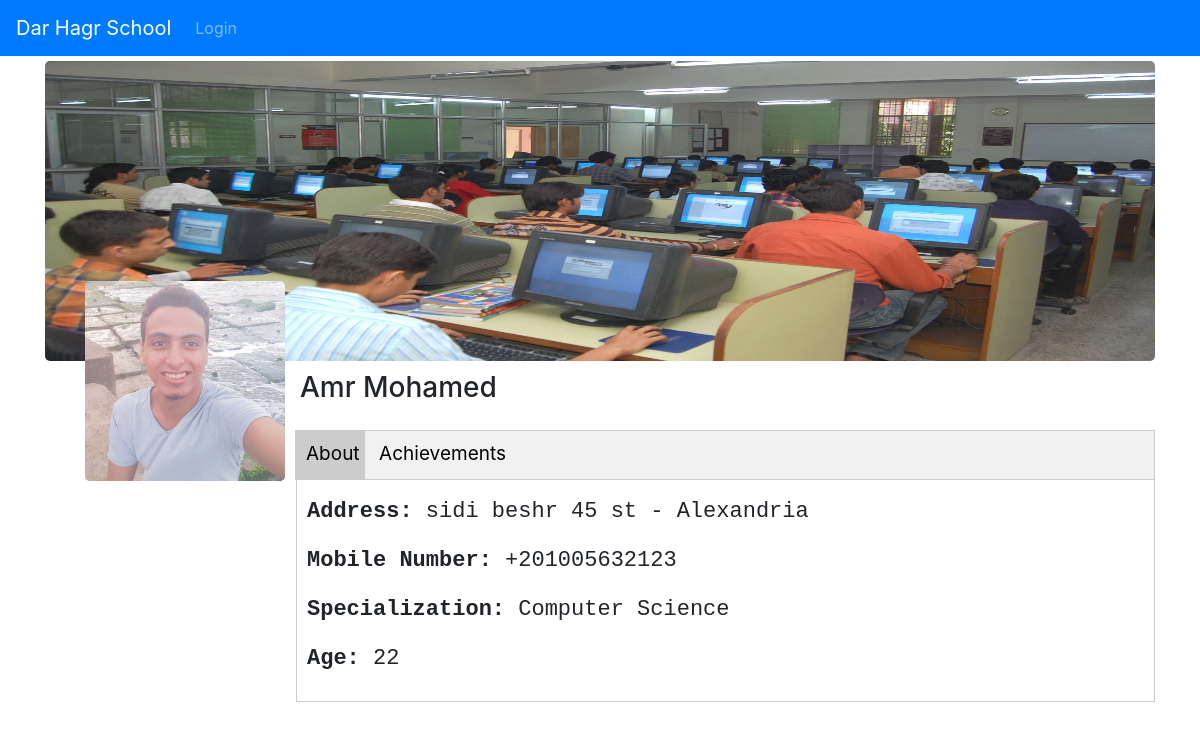
/school/teachers/7/, run on the app's committed database.
### school/models.py (models this page shows, shortened)
class Teacher(models.Model):
    user = models.OneToOneField(User,on_delete=models.CASCADE,related_name='teacher_profiles')
    ssn = models.IntegerField(unique=True)
    name = models.CharField(max_length=50)
    address = models.CharField(max_length=264)
    phone =models.IntegerField()
    classrooms = models.ManyToManyField('school.Classroom',related_name='classroom_teachers')
    specialization = models.ForeignKey('school.Course',on_delete=models.SET_NULL,null=True)
    birth_date = models.DateField(verbose_name='Date of birth')
    photo = models.ImageField(upload_to='teachers/')
    achievements = models.TextField(max_length=1000,null=True,blank=True)
    is_teacher = models.BooleanField(default=True)
    class Meta:
        permissions = (("can_edit_grades","Edit students grades"),)
        ordering = ['name']

class Course(models.Model):
    code = models.IntegerField(unique=True)
    name = models.CharField(max_length=64)
    picture = models.ImageField(upload_to='courses')
    def __str__(self):
        return self.name

### school/views.py (the view)
# urls.py: path('teachers/<int:pk>/',views.TeacherDetailView.as_view(),name='teacher'),
class TeacherDetailView(DetailView):
    model = Teacher
    context_object_name = 'teacher'
    def calculateAge(self,birthDate):
        today = date.today()
        age = today.year - birthDate.year -((today.month, today.day) < (birthDate.month, birthDate.day))
        return age
    def get_context_data(self, **kwargs):
        context = {}
        if self.object:
            context['object'] = self.object
            context_object_name = self.get_context_object_name(self.object)
            if context_object_name:
                context[context_object_name] = self.object
                birth_date = self.object.birth_date
                context['age'] = TeacherDetailView.calculateAge(self,birth_date)
        context.update(kwargs)
        return super().get_context_data(**context)

### school/templates/school/teacher_detail.html (shortened to what this page needs)
{%extends 'school/base.html' %}
{%load static%}
{%block head%}
<link rel="stylesheet" href="{% static 'css/teachers.css' %}">
{%endblock%}
{%block body%}
<div class="container">
<div id='cover-div'>
<img id='cover' src="{{teacher.specialization.picture.url}}" alt="">
</div>
<div id='profile-pic-div'>
<img id='profile-pic' src="{{teacher.photo.url}}" alt="">
</div>
<h3 id='teacher-name'>{{teacher.name}}</h3>
<div class="tab">
    <button class="tablinks" onclick="openCity(event, 'info')" id="defaultOpen">About</button>
    <button class="tablinks" onclick="openCity(event, 'ackn')">Achievements</button>
  </div>
<div id='info' class='tabcontent'>
<p><b>Address:</b> {{teacher.address}}</p>
<p><b>Mobile Number:</b> +{{teacher.phone}}</p>
<p><b>Specialization:</b> {{teacher.specialization}}</p>
<p><b>Age:</b> {{age}} </p>
</div>
</div>
{%endblock%}

### school/templates/school/base.html (shortened to what this page needs)
{%load static%}
<!DOCTYPE html>
<html lang="en">
<head>
    <link rel="stylesheet" href="{% static 'css/bootstrap.min.css'%}">
    <link rel="stylesheet" href="{% static 'css/style.css'%}">
    {%block head%}{%endblock%}
</head>
<body>
    <nav class="navbar navbar-expand-lg navbar-dark bg-primary">
        <a class="navbar-brand" href="{% url 'school:home' %}"> Dar Hagr School </a>
        <ul class="navbar-nav  mr-auto">
        {% if user.is_authenticated %}
        <li class="nav-item"> <a class="nav-link" href="{% url 'accounts:logout' %}"> Logout</a></li>
        {%else%}
        <li class="nav-item"> <a class="nav-link" href="{% url 'accounts:login' %}"> Login</a></li>
        {%endif%}
    </ul>
    </nav>
{% block body%}
{%endblock%}
</body>
</html>

### school/static/css/style.css (style rules this page uses)
* { box-sizing: border-box }

### school/static/css/teachers.css (style rules this page uses)
* { box-sizing: border-box }
#cover-div { width:100%; height:300px; margin-top:5px; border-radius: 5px; }
#cover { width:100%; height:300px; border-radius: 5px; }
#profile-pic-div { width: 200px; height: 200px; background-color: rosybrown; margin-top: -80px; margin-left: 40px; border-radius: 5px; }
#profile-pic { width: 200px; height: 200px; border-radius: 5px; }
#teacher-name { margin-left: 255px; margin-top: -110px; }
.tab { border: 1px solid #ccc; background-color: #f1f1f1; width: auto; height: 50px; margin-left:250px ; margin-top:25px; }
.tab button { display: inline-block; background-color: inherit; cursor: pointer; transition: 0.3s; font-size: 19px; border: none; outline: none; padding: 5px; padding-left: 10px; height: 100%; }
.tab button.active { background-color: #ccc; }
.tabcontent { margin-left: 251px; padding: 10px; border: 1px solid #ccc; border-top:none; height: auto; padding-top: 15px; font-family: 'Courier New', Courier, monospace; font-size: 22px; }

### data on the page
Teacher: specialization.picture (picture), photo (picture), name "Amr Mohamed", address "sidi beshr 45 st - Alexandria", phone "201005632123", specialization "Computer Science"
